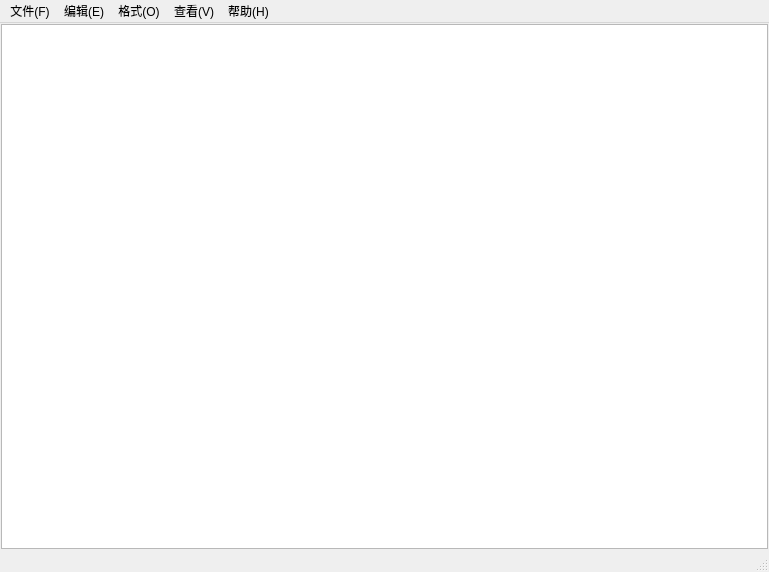
<?xml version="1.0" encoding="UTF-8"?>
<ui version="4.0">
 <class>NoteLiteMainPanelClass</class>
 <widget class="QMainWindow" name="NoteLiteMainPanelClass">
  <property name="geometry">
   <rect>
    <x>0</x>
    <y>0</y>
    <width>769</width>
    <height>572</height>
   </rect>
  </property>
  <property name="windowTitle">
   <string>记事本</string>
  </property>
  <widget class="QWidget" name="centralWidget">
   <layout class="QVBoxLayout" name="verticalLayout_2">
    <property name="leftMargin">
     <number>1</number>
    </property>
    <property name="topMargin">
     <number>1</number>
    </property>
    <property name="rightMargin">
     <number>1</number>
    </property>
    <property name="bottomMargin">
     <number>1</number>
    </property>
    <item>
     <widget class="QTextEdit" name="textEdit"/>
    </item>
   </layout>
  </widget>
  <widget class="QMenuBar" name="menuBar">
   <property name="geometry">
    <rect>
     <x>0</x>
     <y>0</y>
     <width>769</width>
     <height>23</height>
    </rect>
   </property>
   <widget class="QMenu" name="menuFile">
    <property name="title">
     <string>文件(F)</string>
    </property>
    <addaction name="actionNewFile"/>
    <addaction name="actionNewWindow"/>
    <addaction name="actionOpen"/>
    <addaction name="actionSave"/>
    <addaction name="actionSaveAs"/>
    <addaction name="separator"/>
    <addaction name="actionPageSet"/>
    <addaction name="actionPrint"/>
    <addaction name="separator"/>
    <addaction name="actionExit"/>
   </widget>
   <widget class="QMenu" name="menuEdit">
    <property name="title">
     <string>编辑(E)</string>
    </property>
    <addaction name="actionRedo"/>
    <addaction name="separator"/>
    <addaction name="actionCut"/>
    <addaction name="actionCopy"/>
    <addaction name="actionPaste"/>
    <addaction name="actionDelete"/>
    <addaction name="separator"/>
    <addaction name="actionFind"/>
    <addaction name="actionFindNext"/>
    <addaction name="actionFindPrev"/>
    <addaction name="actionReplace"/>
    <addaction name="actionGoto"/>
    <addaction name="separator"/>
    <addaction name="actionSelectAll"/>
    <addaction name="actionDateAndTime"/>
   </widget>
   <widget class="QMenu" name="menuFormat">
    <property name="title">
     <string>格式(O)</string>
    </property>
    <addaction name="actionWordWrap"/>
    <addaction name="actionFont"/>
   </widget>
   <widget class="QMenu" name="menuView">
    <property name="title">
     <string>查看(V)</string>
    </property>
    <addaction name="actionStatusBar"/>
   </widget>
   <widget class="QMenu" name="menuHelp">
    <property name="title">
     <string>帮助(H)</string>
    </property>
    <addaction name="actionViewHelp"/>
    <addaction name="actionFeedBack"/>
    <addaction name="actionAbout"/>
   </widget>
   <addaction name="menuFile"/>
   <addaction name="menuEdit"/>
   <addaction name="menuFormat"/>
   <addaction name="menuView"/>
   <addaction name="menuHelp"/>
  </widget>
  <widget class="QStatusBar" name="statusBar">
   <property name="enabled">
    <bool>true</bool>
   </property>
   <property name="mouseTracking">
    <bool>false</bool>
   </property>
   <property name="statusTip">
    <string>这是一个记事本</string>
   </property>
   <property name="autoFillBackground">
    <bool>true</bool>
   </property>
   <property name="sizeGripEnabled">
    <bool>true</bool>
   </property>
  </widget>
  <action name="actionNewFile">
   <property name="text">
    <string>新建(N) Ctrl+N</string>
   </property>
  </action>
  <action name="actionNewWindow">
   <property name="text">
    <string>新窗口(W) Ctrl+Shift+N</string>
   </property>
  </action>
  <action name="actionOpen">
   <property name="text">
    <string>打开(O)... Ctrl+O</string>
   </property>
  </action>
  <action name="actionSave">
   <property name="text">
    <string>保存(S) Ctrl+S</string>
   </property>
  </action>
  <action name="actionSaveAs">
   <property name="text">
    <string>另存为(A)... Ctrl+Shift+S</string>
   </property>
  </action>
  <action name="actionPageSet">
   <property name="text">
    <string>页面设置(U)...</string>
   </property>
  </action>
  <action name="actionPrint">
   <property name="text">
    <string>打印(P)... Ctrl+P</string>
   </property>
  </action>
  <action name="actionExit">
   <property name="text">
    <string>退出(X)</string>
   </property>
  </action>
  <action name="actionRedo">
   <property name="text">
    <string>撤销</string>
   </property>
  </action>
  <action name="actionCut">
   <property name="text">
    <string>剪切</string>
   </property>
  </action>
  <action name="actionCopy">
   <property name="text">
    <string>复制</string>
   </property>
  </action>
  <action name="actionPaste">
   <property name="text">
    <string>粘贴</string>
   </property>
  </action>
  <action name="actionDelete">
   <property name="text">
    <string>删除</string>
   </property>
  </action>
  <action name="actionFind">
   <property name="text">
    <string>查找</string>
   </property>
  </action>
  <action name="actionFindNext">
   <property name="text">
    <string>查找下一个</string>
   </property>
  </action>
  <action name="actionFindPrev">
   <property name="text">
    <string>查找上一个</string>
   </property>
  </action>
  <action name="actionReplace">
   <property name="text">
    <string>替换</string>
   </property>
  </action>
  <action name="actionGoto">
   <property name="text">
    <string>转到</string>
   </property>
  </action>
  <action name="actionSelectAll">
   <property name="text">
    <string>全选</string>
   </property>
  </action>
  <action name="actionDateAndTime">
   <property name="text">
    <string>日期和时间</string>
   </property>
  </action>
  <action name="actionWordWrap">
   <property name="text">
    <string>自动换行</string>
   </property>
  </action>
  <action name="actionFont">
   <property name="text">
    <string>字体</string>
   </property>
  </action>
  <action name="actionZoom">
   <property name="text">
    <string>缩放</string>
   </property>
  </action>
  <action name="actionStatusBar">
   <property name="text">
    <string>状态栏</string>
   </property>
  </action>
  <action name="actionViewHelp">
   <property name="text">
    <string>查看帮助</string>
   </property>
  </action>
  <action name="actionFeedBack">
   <property name="text">
    <string>发送反馈</string>
   </property>
  </action>
  <action name="actionAbout">
   <property name="text">
    <string>关于记事本</string>
   </property>
  </action>
 </widget>
 <layoutdefault spacing="6" margin="11"/>
 <resources>
  <include location="NoteLiteMainPanel.qrc"/>
 </resources>
 <connections/>
</ui>
